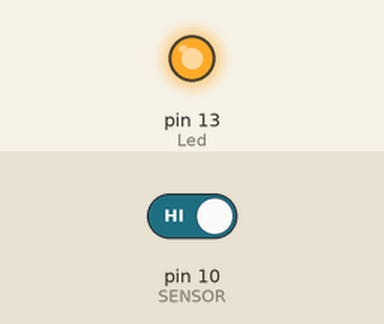
The sketch below on a simulated Arduino Uno, built with avr-gcc and run on an emulated ATmega328P. On the bench: output pins drawn as LEDs (lit = HIGH). Inputs (shaded band) come from the test bench; at power-on: pin 10 (SENSOR) HIGH.

Above: at 1.2 s.
1.3 s: pin 10 (SENSOR) driven LOW
At 1.9 s:
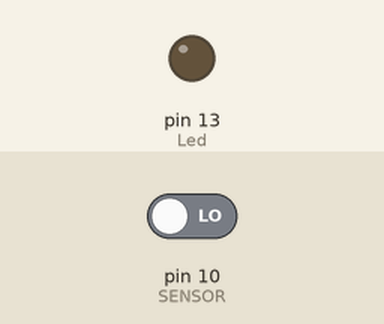
2.8 s: pin 10 (SENSOR) driven HIGH
At 4.2 s:
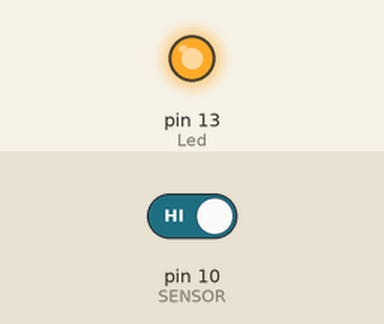
Timing chart, 0 to 5.8 s (numbered marks = the images above; inputs shaded):
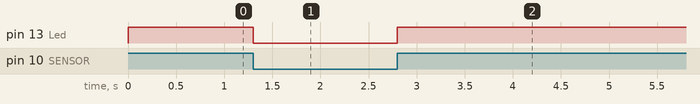

Measured:
- after the input at 1.3 s, pin 13 (Led): HIGH → LOW at once
- after the input at 2.8 s, pin 13 (Led): LOW → HIGH at once

The sketch:

HallMagnetic.ino
```cpp
/*
KY-003 Hall magnetic switch
*/

int Led = 13 ; // define LED Interface
int SENSOR = 10 ; // define the Hall magnetic sensor interface
int val ; // define numeric variables val

void setup ()
{
  pinMode (Led, OUTPUT) ;    // define LED as output interface
  pinMode (SENSOR, INPUT) ;  // define the Hall magnetic sensor line as input
}

void loop ()
{
  val = digitalRead (SENSOR) ; // read sensor line
  if (val == LOW) // when the Hall sensor detects a magnetic field, Arduino LED lights up
  {
    digitalWrite (Led, LOW);
  }
  else
  {
    digitalWrite (Led, HIGH);
  }
}
```
